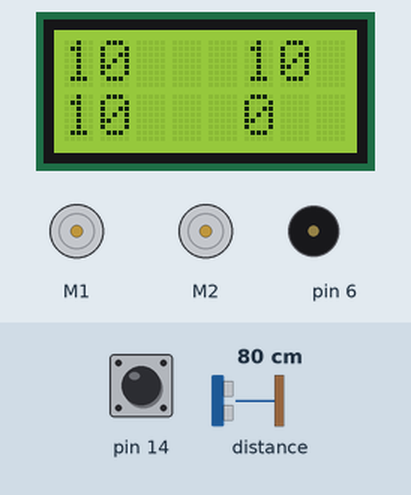
The sketch below on a simulated Arduino Leonardo, built with avr-gcc and run on an emulated ATmega32U4. Shown: 2 × DC motor (green arrow = forward, orange = backward, longer = faster), 8×2 character LCD, buzzer (waves = sounding). The inputs (shaded band) are chosen by the test bench; at power-on: pin 14 HIGH, distance to the obstacle 80 cm.

Above: at 1.2 s.
1.3 s: pin 14 pulled LOW for 0.15 s
At 1.6 s:
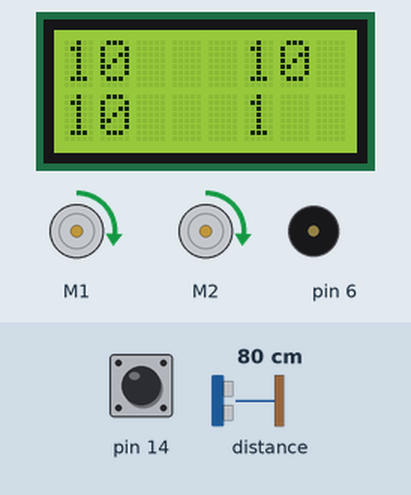
4.4 s: distance to the obstacle set to 21 cm
At 6.3 s:
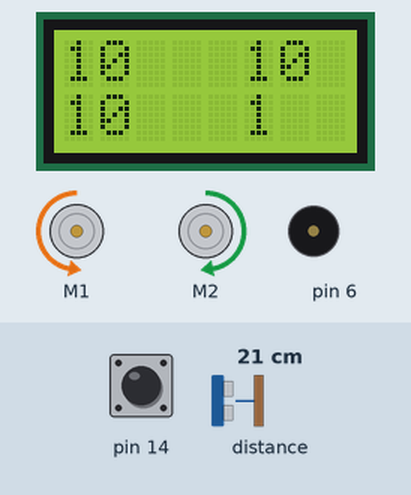
7.4 s: distance to the obstacle set to 17 cm
11.9 s: distance to the obstacle set to 2 cm
14.9 s: distance to the obstacle set to 60 cm
At 16.3 s:
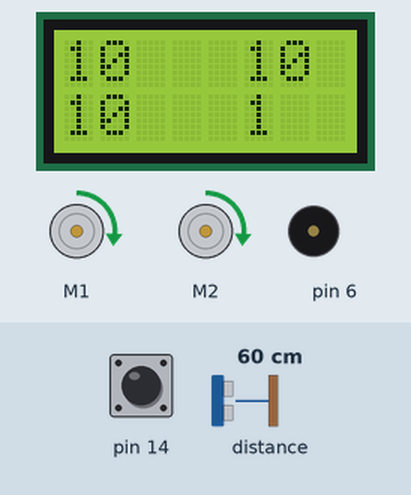
Timing chart, 0 to 17.8 s (numbered marks = the images above; inputs shaded):
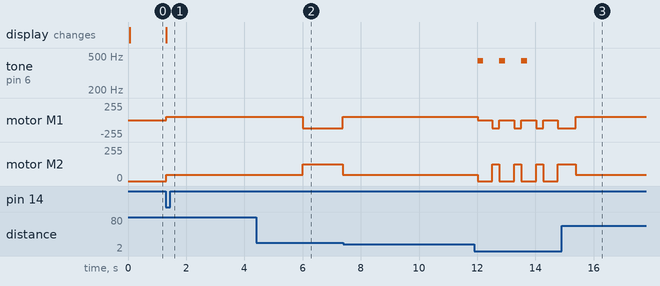

Measured:
- after the input at 1.3 s, motor M1, motor M2: stopped → forward 47/255 at once; the display: changes at once (image 1)
- after the input at 7.4 s, every drawn part: stays the same
- after the input at 14.9 s, tone on pin 6: stops changing and stays silent
- by itself, tone on pin 6: alternates 440 Hz for 0.20 s and silent for 0.55 s, 6 changes in all, then stays silent

The sketch:

Automatic.ino
```cpp
#include <Zumo32U4.h>

// --- Enums ---

// States. Here we just start out with a couple.
enum State {
  pause_state,
  run_state
};

// --- Constants

// What speed to run the motor
const int motorSpeed = 150;
const int motorSpeeds = 75;
const int pin = 200;
unsigned long previousMillis = 0;
const long period = 6000;
const char fugue[] PROGMEM =
  "! O5 L16 agafaea dac+adaea fa<aa<bac#a dac#adaea f"
  "O6 dcd<b-d<ad<g d<f+d<gd<ad<b- d<dd<ed<f+d<g d<f+d<gd<ad"
  "L8 MS <b-d<b-d MLe-<ge-<g MSc<ac<a ML d<fd<f O5 MS b-gb-g"
  "ML >c#e>c#e MS afaf ML gc#gc# MS fdfd ML e<b-e<b-"
  "O6 L16ragafaea dac#adaea fa<aa<bac#a dac#adaea faeadaca"
  "<b-acadg<b-g egdgcg<b-g <ag<b-gcf<af dfcf<b-f<af"
  "<gf<af<b-e<ge c#e<b-e<ae<ge <fe<ge<ad<fd"
  "O5 e>ee>ef>df>d b->c#b->c#a>df>d e>ee>ef>df>d"
  "e>d>c#>db>d>c#b >c#agaegfe f O6 dc#dfdc#<b c#4";
const int blackColor = 600;

// --- Global Variables ---

Zumo32U4LCD lcd;
Zumo32U4LineSensors lineSensors;
unsigned int lineSensorValues[3];
Zumo32U4Motors motors;
Zumo32U4ButtonA buttonA;
Zumo32U4ProximitySensors proxSensors;
State state = pause_state;
Zumo32U4Buzzer buzzer;
// --- Setup Function
void setup() {
  // Initialize the line sensors, and turn on the LEDs for them.
  lineSensors.initThreeSensors();
  lineSensors.emittersOn();
  proxSensors.initThreeSensors();
}


void loop() {

  lineSensors.read(lineSensorValues);


  bool buttonPress = buttonA.getSingleDebouncedPress();


  if(buttonPress && state == pause_state) {
    state = run_state;
  }

  else if(buttonPress && state == run_state) {
    state = pause_state;
  }


  if(state == run_state) {
    unsigned long currentMillis = millis();
    if (currentMillis - previousMillis >= period) {
      previousMillis = currentMillis;

      proxSensors.read();
       int center_left_sensor = proxSensors.countsFrontWithLeftLeds();
       int center_right_sensor = proxSensors.countsFrontWithRightLeds();
      if(center_right_sensor > 4 || center_left_sensor > 4){
        motors.setSpeeds(0,0);
         buzzer.playFrequency(440, 200, 15);
        delay(500);
        }
      motors.setSpeeds(-pin, pin);
      delay(250);
      proxSensors.read();
       center_left_sensor = proxSensors.countsFrontWithLeftLeds();
        center_right_sensor = proxSensors.countsFrontWithRightLeds();
      if(center_right_sensor > 4 || center_left_sensor > 4){
        motors.setSpeeds(0,0);
         buzzer.playFrequency(440, 200, 15);
        delay(500);

        }
      motors.setSpeeds(-pin, pin);
      delay(250);
      proxSensors.read();
       center_left_sensor = proxSensors.countsFrontWithLeftLeds();
        center_right_sensor = proxSensors.countsFrontWithRightLeds();
      if(center_right_sensor > 4 || center_left_sensor > 4){
        motors.setSpeeds(0,0);
         buzzer.playFrequency(440, 200, 15);
        delay(500);
        }
      motors.setSpeeds(-pin, pin);
      delay(250);
      proxSensors.read();
       center_left_sensor = proxSensors.countsFrontWithLeftLeds();
        center_right_sensor = proxSensors.countsFrontWithRightLeds();
      if(center_right_sensor > 4 || center_left_sensor > 4){
        motors.setSpeeds(0,0);
        delay(500);
        }
      motors.setSpeeds(-pin, pin);
      delay(250);
      proxSensors.read();
       center_left_sensor = proxSensors.countsFrontWithLeftLeds();
        center_right_sensor = proxSensors.countsFrontWithRightLeds();
      if(center_right_sensor > 4 || center_left_sensor > 4){
        motors.setSpeeds(0,0);
         buzzer.playFrequency(440, 200, 15);
        delay(500);
        }
      motors.setSpeeds(-pin, pin);
      delay(350);
      proxSensors.read();
       center_left_sensor = proxSensors.countsFrontWithLeftLeds();
        center_right_sensor = proxSensors.countsFrontWithRightLeds();
      if(center_right_sensor > 4 || center_left_sensor > 4){
        motors.setSpeeds(0,0);
         buzzer.playFrequency(440, 200, 15);
        delay(500);
        }


    }

    if(lineSensorValues[0] > blackColor && lineSensorValues[2] > blackColor) {

      motors.setSpeeds(-motorSpeeds, -motorSpeeds);
      delay(500);
      motors.setSpeeds(motorSpeed, -motorSpeed);
      delay(500);
      motors.setSpeeds(-motorSpeeds, -motorSpeeds);
      delay(200);
    }
    else if(lineSensorValues[0] > blackColor && lineSensorValues[2] < blackColor) {
      // There's a line to the left. Veer right.
      motors.setSpeeds(motorSpeed, -motorSpeed);
    }
    else if(lineSensorValues[0] < blackColor && lineSensorValues[2] > blackColor) {
      // There's  line to the right. Veer left.
      motors.setSpeeds(-motorSpeed, motorSpeed);
    } else if(lineSensorValues[0] > blackColor && lineSensorValues[2] > blackColor) {

      motors.setSpeeds(-motorSpeeds, -motorSpeeds);
      delay(500);
      motors.setSpeeds(motorSpeed, -motorSpeed);
      delay(250);
    } else {

      motors.setSpeeds(motorSpeeds, motorSpeeds);
    }
  }
  else if(state == pause_state) {
    motors.setSpeeds(0, 0);
  }

  // Display the values.
  // Divide by 10 because our screen isn't large.

  // First value
  lcd.gotoXY(0, 0);
  lcd.print(lineSensorValues[0] / 10);
  lcd.print("  ");

  // Second value
  lcd.gotoXY(5, 0);
  lcd.print(lineSensorValues[1] / 10);
  lcd.print("  ");

  // Third value
  lcd.gotoXY(0, 1);
  lcd.print(lineSensorValues[2] / 10);
  lcd.print("  ");

  // State
  lcd.gotoXY(5, 1);
  lcd.print(state);
  lcd.print("  ");
  delay(2);
}
```
